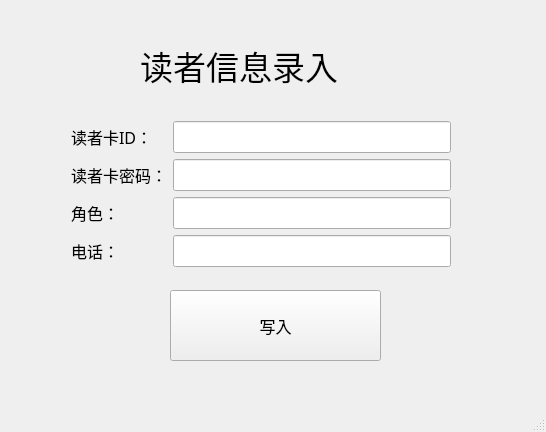
<?xml version="1.0" encoding="UTF-8"?>
<ui version="4.0">
 <class>MainWindow</class>
 <widget class="QMainWindow" name="MainWindow">
  <property name="geometry">
   <rect>
    <x>0</x>
    <y>0</y>
    <width>546</width>
    <height>432</height>
   </rect>
  </property>
  <property name="windowTitle">
   <string>MainWindow</string>
  </property>
  <widget class="QWidget" name="centralwidget">
   <widget class="QLabel" name="label">
    <property name="geometry">
     <rect>
      <x>140</x>
      <y>30</y>
      <width>281</width>
      <height>71</height>
     </rect>
    </property>
    <property name="font">
     <font>
      <family>等线</family>
      <pointsize>25</pointsize>
     </font>
    </property>
    <property name="text">
     <string>读者信息录入</string>
    </property>
   </widget>
   <widget class="QPushButton" name="pushButton">
    <property name="geometry">
     <rect>
      <x>170</x>
      <y>290</y>
      <width>211</width>
      <height>71</height>
     </rect>
    </property>
    <property name="font">
     <font>
      <pointsize>12</pointsize>
     </font>
    </property>
    <property name="text">
     <string>写入</string>
    </property>
   </widget>
   <widget class="QWidget" name="">
    <property name="geometry">
     <rect>
      <x>71</x>
      <y>121</y>
      <width>380</width>
      <height>152</height>
     </rect>
    </property>
    <layout class="QFormLayout" name="formLayout">
     <item row="0" column="0">
      <widget class="QLabel" name="label_2">
       <property name="font">
        <font>
         <family>等线</family>
         <pointsize>12</pointsize>
        </font>
       </property>
       <property name="text">
        <string>读者卡ID：</string>
       </property>
      </widget>
     </item>
     <item row="0" column="1">
      <widget class="QLineEdit" name="lineEdit">
       <property name="font">
        <font>
         <pointsize>15</pointsize>
        </font>
       </property>
       <property name="text">
        <string/>
       </property>
      </widget>
     </item>
     <item row="1" column="0">
      <widget class="QLabel" name="label_3">
       <property name="font">
        <font>
         <family>等线</family>
         <pointsize>12</pointsize>
        </font>
       </property>
       <property name="text">
        <string>读者卡密码：</string>
       </property>
      </widget>
     </item>
     <item row="1" column="1">
      <widget class="QLineEdit" name="lineEdit_2">
       <property name="font">
        <font>
         <pointsize>15</pointsize>
        </font>
       </property>
       <property name="text">
        <string/>
       </property>
      </widget>
     </item>
     <item row="2" column="0">
      <widget class="QLabel" name="label_4">
       <property name="font">
        <font>
         <family>等线</family>
         <pointsize>12</pointsize>
        </font>
       </property>
       <property name="text">
        <string>角色：</string>
       </property>
      </widget>
     </item>
     <item row="2" column="1">
      <widget class="QLineEdit" name="lineEdit_3">
       <property name="font">
        <font>
         <pointsize>15</pointsize>
        </font>
       </property>
       <property name="text">
        <string/>
       </property>
      </widget>
     </item>
     <item row="3" column="0">
      <widget class="QLabel" name="label_5">
       <property name="font">
        <font>
         <family>等线</family>
         <pointsize>12</pointsize>
        </font>
       </property>
       <property name="text">
        <string>电话：</string>
       </property>
      </widget>
     </item>
     <item row="3" column="1">
      <widget class="QLineEdit" name="lineEdit_4">
       <property name="font">
        <font>
         <pointsize>15</pointsize>
        </font>
       </property>
       <property name="text">
        <string/>
       </property>
      </widget>
     </item>
    </layout>
   </widget>
  </widget>
  <widget class="QMenuBar" name="menubar">
   <property name="geometry">
    <rect>
     <x>0</x>
     <y>0</y>
     <width>546</width>
     <height>21</height>
    </rect>
   </property>
  </widget>
  <widget class="QStatusBar" name="statusbar"/>
 </widget>
 <resources/>
 <connections/>
</ui>
